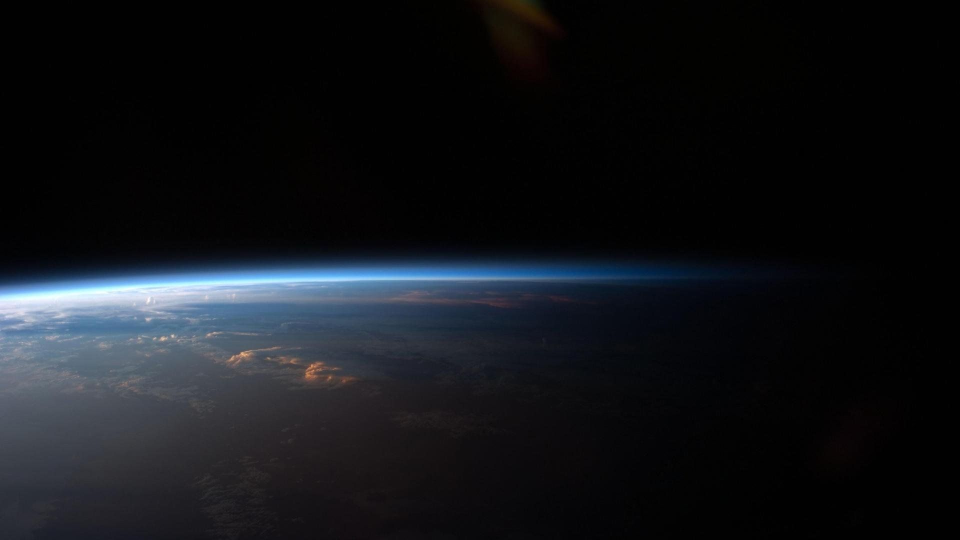
#> input picture Argus_GUI/gui/images/background.jpg, 1920 x 1080 px (shown at 1/2 size); its folder holds only this picture in this run
$ python ExpandDataSet.py
#> lines starting #> are read from the running program, lines starting #| are printed output that depends on the picture
import cv2
import glob
import os
import numpy as np

path = 'Images/'

def rotate_image(image, angle):
  image_center = tuple(np.array(image.shape[1::-1]) / 2)
  rot_mat = cv2.getRotationMatrix2D(image_center, angle, 1.0)
  result = cv2.warpAffine(image, rot_mat, image.shape[1::-1], flags=cv2.INTER_LINEAR)
  return result

for file in glob.glob(path + '*.jpg'):
    img = cv2.imread(file)
#> img is the input picture: shape (1080, 1920, 3); mean B, G, R 25.1, 20.9, 18.4
    b,g,r = cv2.split(img)
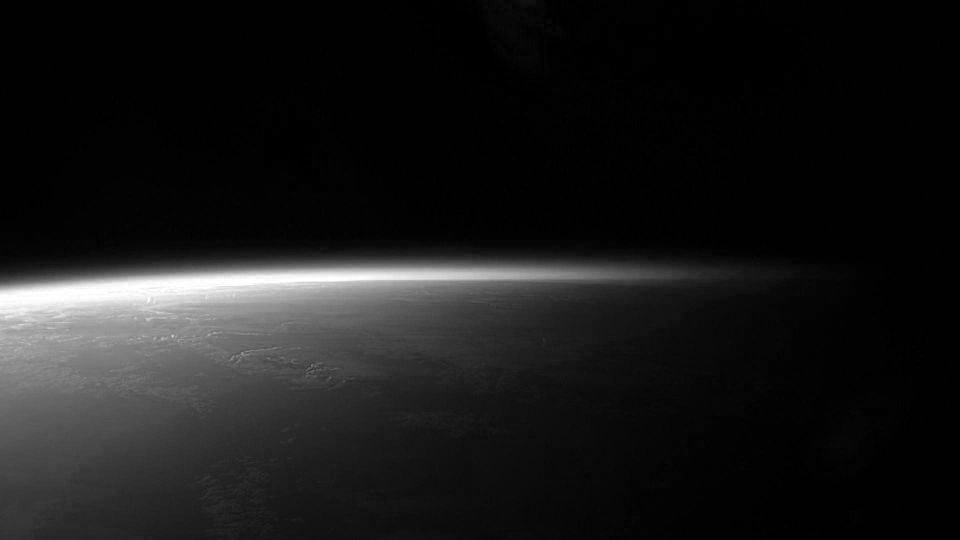
#> b: shape (1080, 1920) (shown at 1/2 size); min 0, max 255, mean 25.1
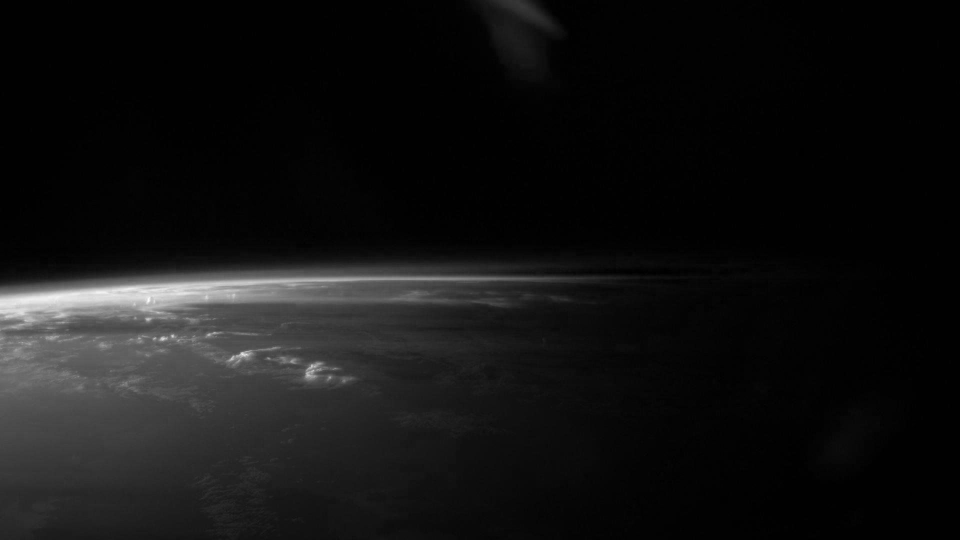
#> r: shape (1080, 1920) (shown at 1/2 size); min 0, max 255, mean 18.4

    filename, file_extension = os.path.splitext(file)

    gauss = np.random.normal(0,1,img.size)
    gauss = gauss.reshape(img.shape[0],img.shape[1],img.shape[2]).astype('uint8')
    img_gauss = cv2.add(img,gauss)
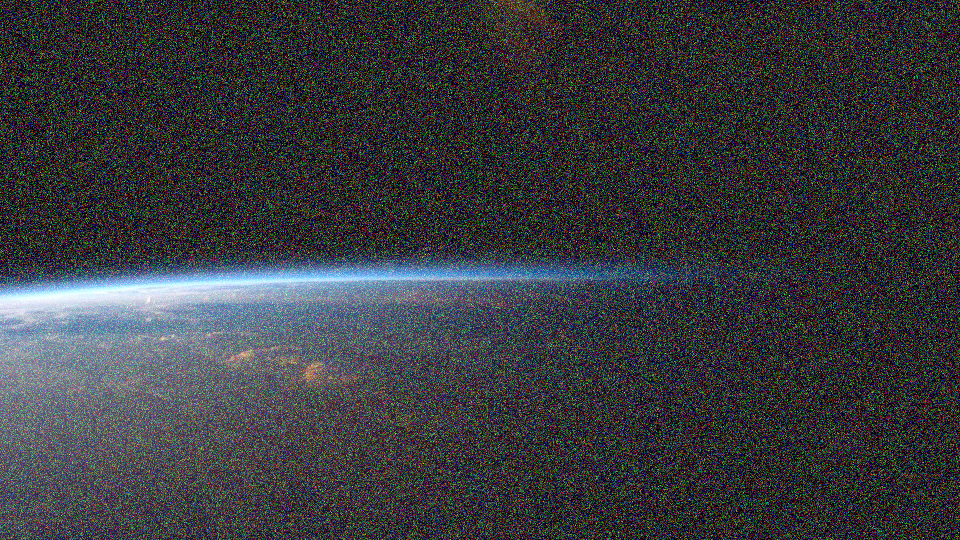
#> img_gauss: shape (1080, 1920, 3) (shown at 1/2 size); mean B, G, R 61.8, 58.1, 56.2
    cv2.imwrite(filename + '_Gauss.jpg',img_gauss)

    gray = cv2.cvtColor(img, cv2.COLOR_BGR2GRAY)
    cv2.imwrite(filename + '_Gray.jpg',gray)

    imgdc = 0.5*img
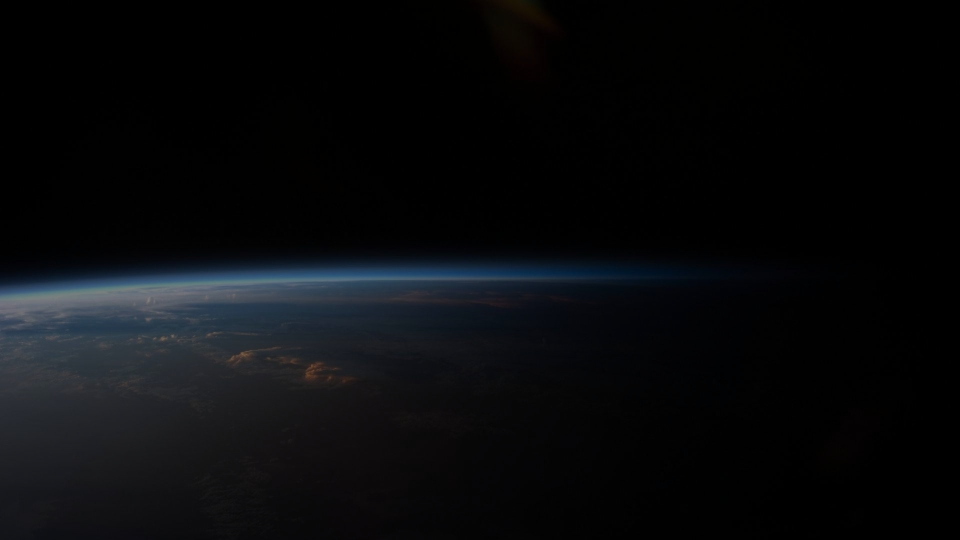
#> imgdc: shape (1080, 1920, 3) float64 (shown at 1/2 size); mean B, G, R 12.5, 10.4, 9.2
    imgdcr = rotate_image(imgdc,270)
    cv2.imwrite(filename + '_Dark.jpg',imgdcr)

    imgbc = 1.5*img
    imgbc = rotate_image(imgbc,315)
    cv2.imwrite(filename + '_Bright.jpg',imgbc)
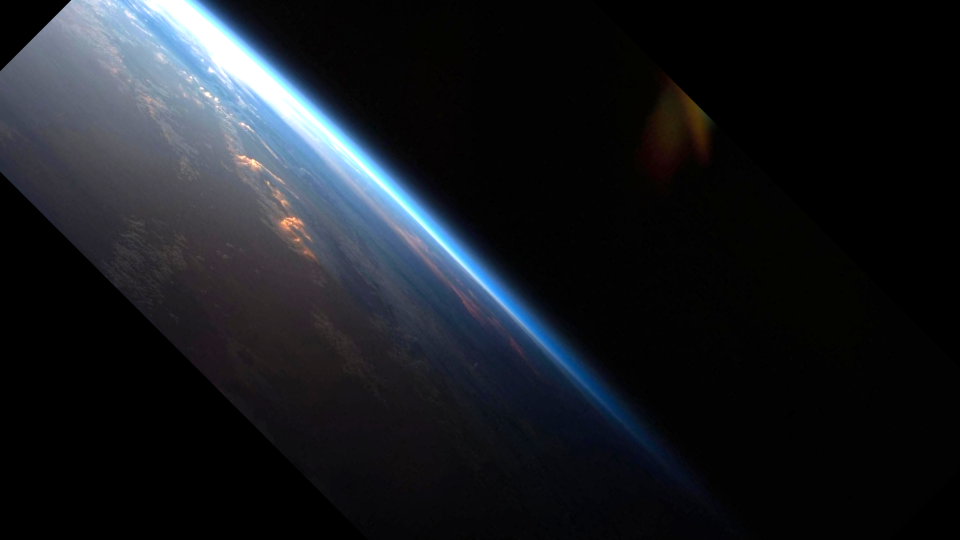
#> saved as background_Bright.jpg: shape (1080, 1920, 3) (shown at 1/2 size); mean B, G, R 32.7, 27.8, 24.8

    img = cv2.merge((b,r,g))
    img = rotate_image(img,45)
    cv2.imwrite(filename + '_BRG.jpg',img)

    img = cv2.merge((r,g,b))
    img = rotate_image(img,90)
    cv2.imwrite(filename + '_RGB.jpg',img)

    img = cv2.merge((r,b,g))
    img = rotate_image(img,135)
    cv2.imwrite(filename + '_RBG.jpg',img)

    img = cv2.merge((g,r,b))
    img = rotate_image(img,180)
#> in rotate_image (call 6), `result = cv2.warpAffine(image, rot_mat, image.shape[1::-1], flags=cv2...`:
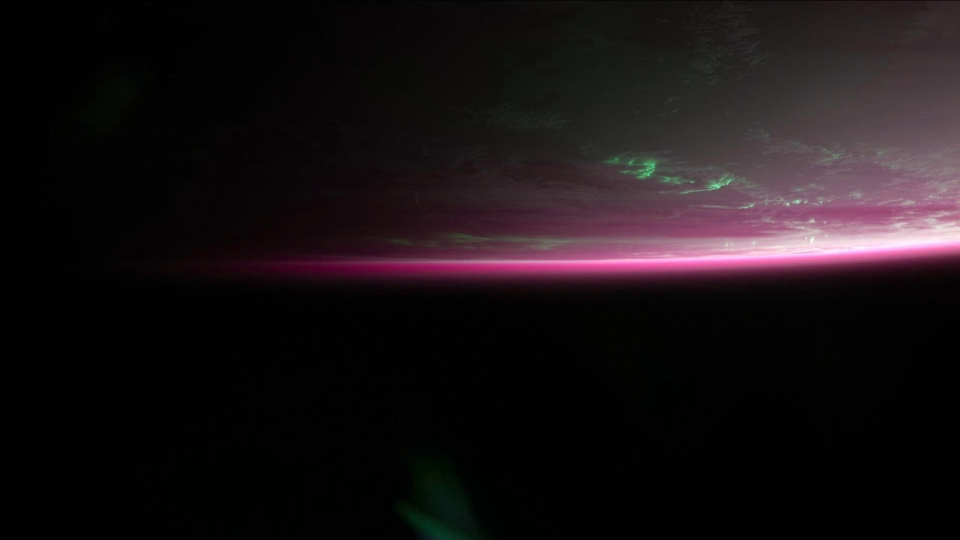
#> result: shape (1080, 1920, 3) (shown at 1/2 size); mean of channels 0, 1, 2 20.9, 18.4, 25.1; drawn as B, G, R
    cv2.imwrite(filename + '_GRB.jpg',img)

    img = cv2.merge((g,b,r))
    img = rotate_image(img,225)
#> in rotate_image (call 7), `result = cv2.warpAffine(image, rot_mat, image.shape[1::-1], flags=cv2...`:
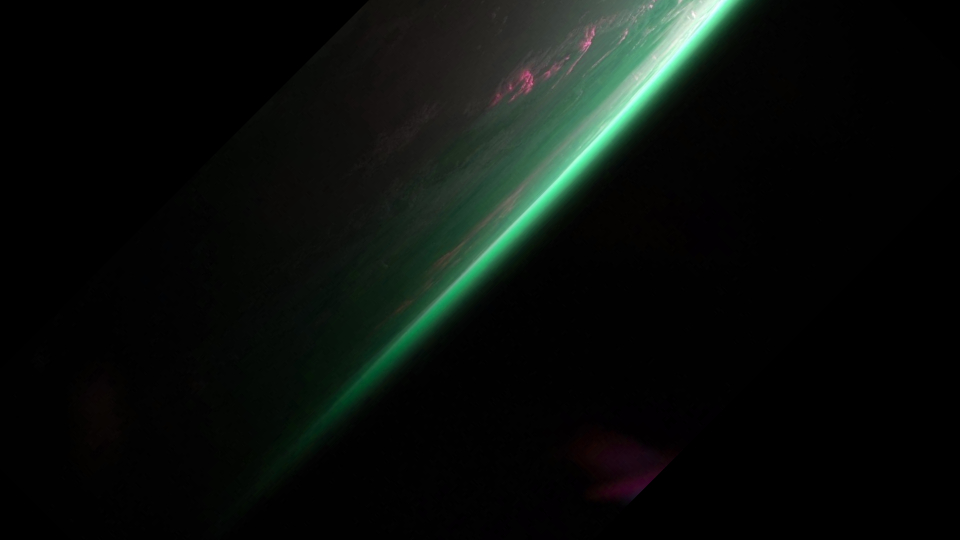
#> result: shape (1080, 1920, 3) (shown at 1/2 size); mean of channels 0, 1, 2 11.9, 14.8, 10.2; drawn as B, G, R
    cv2.imwrite(filename + '_GBR.jpg',img)
